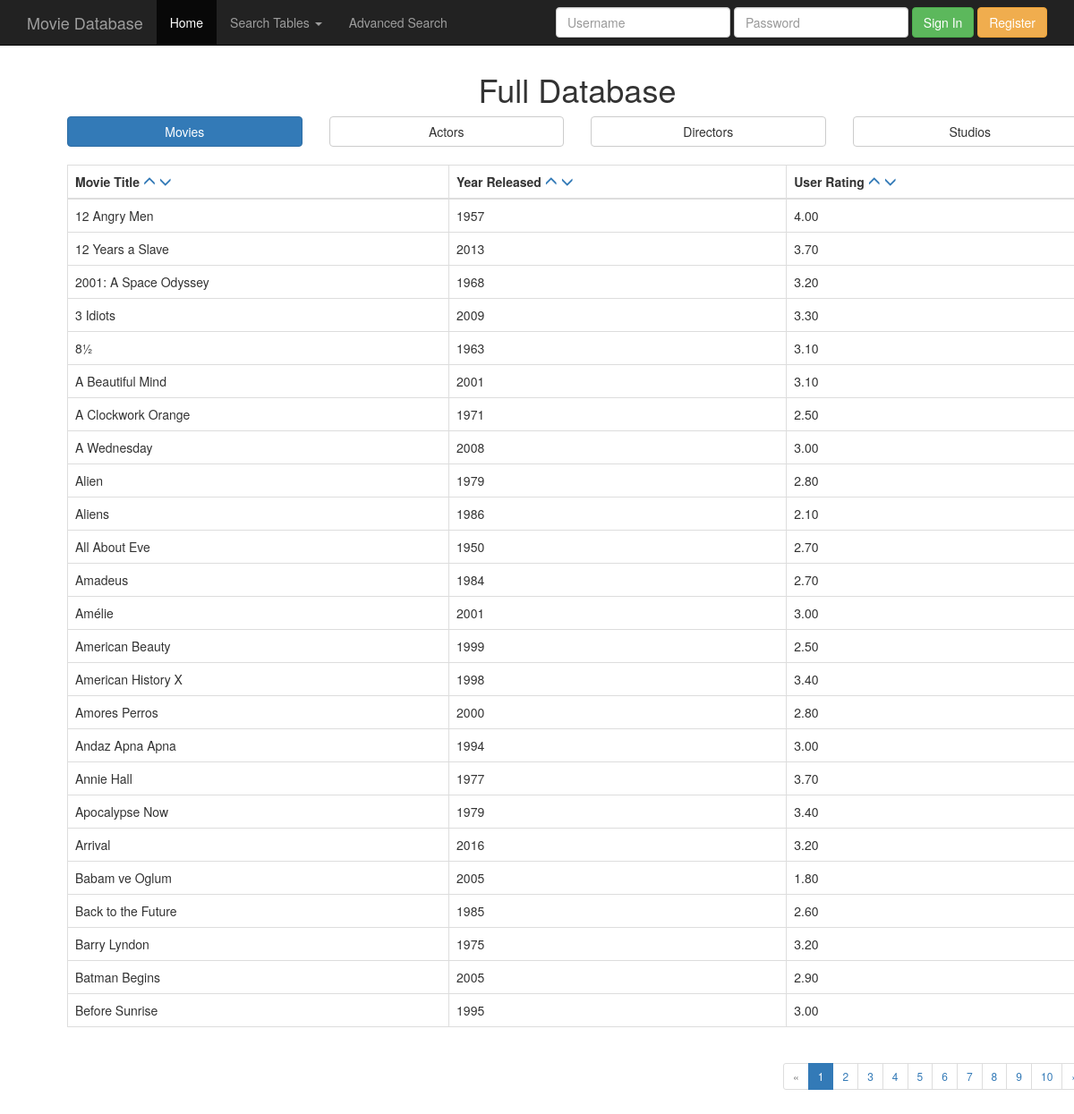
The page / on the database its author committed.
### tables this page shows
CREATE TABLE `movies` (
  `id` int(11) NOT NULL,
  `title` varchar(100) DEFAULT NULL,
  `year` int(4) DEFAULT NULL
);

### inc/functions.php (the view, shortened to what this page needs)
<?php
function item_count($item) {
	$db = mysqli_connect(DB_HOST, DB_USER, DB_PASS, DB_NAME);
	switch ($item) {
		case 1: $table = "movies"; break;
	}
	try {
		$result = mysqli_query($db, "SELECT COUNT(id) FROM $table");
		$row = mysqli_fetch_array($result);
	}
	catch (Exception $e) {
		echo "Data could not be retrieved from the database.";
		mysqli_close($db);
		exit();
	}
	return $row[0];
}
function get_items_sub($start, $end, $item, $sort, $col) {
	$db = mysqli_connect(DB_HOST, DB_USER, DB_PASS, DB_NAME);
	$offset = $start - 1;
	$rows = $end - $start + 1;
	$output = "";
	try {
		if ($item == 1) {
			$output .= '<div class="table-responsive">
				<table class="table table-bordered table-hover">
					<thead>
					<tr>
						<th>Movie Title <a href="index.php?db=' . $item . '&c=1"><span class="glyphicon glyphicon-menu-up"></span></a> <a href="index.php?db=' . $item . '&s=1&c=1"><span class="glyphicon glyphicon-menu-down"></span></a></th>
						<th>Year Released <a href="index.php?db=' . $item . '&c=2"><span class="glyphicon glyphicon-menu-up"></span></a> <a href="index.php?db=' . $item . '&s=1&c=2"><span class="glyphicon glyphicon-menu-down"></span></th>
						<th>User Rating <a href="index.php?db=' . $item . '&c=3"><span class="glyphicon glyphicon-menu-up"></span></a> <a href="index.php?db=' . $item . '&s=1&c=3"><span class="glyphicon glyphicon-menu-down"></span></th>
					</tr>
					</thead>
					<tbody>';
			$sql = "SELECT m.id, m.title, m.year, ROUND(AVG(r.rating), 2) as rating
										FROM movies m
										LEFT JOIN rated r on r.mid = m.id
										GROUP BY m.title ";
			switch ($col) {
				case 1: $sql .= "ORDER BY m.title "; break;
			}
			if ($sort == 0)
				$sql .= "LIMIT $offset, $rows";
			else
				$sql .= "DESC LIMIT $offset, $rows";
			$result = mysqli_query($db, $sql);
			while ($row = mysqli_fetch_array($result)) {
				$output .= '<tr class="link" role="button" data-href="movie.php?id=' . $row['id'] . '">';
				$output .= '<td>' . $row["title"] . '</td>';
				$output .= '<td>' . $row["year"] . '</td>';
				$output .= '<td>' . $row["rating"] . '</td>';
				$output .= '</tr>';
			}
			$output .= '</tbody></table>';
		}
	}
	catch (Exception $e) {
		echo "Data could not be retrieved from the database.";
		mysqli_close($db);
		exit();
	}
	return $output;
}
?>

### inc/head.php (shortened to what this page needs)
<!DOCTYPE html>
<html>
<head>
	<link rel="stylesheet" href="https://maxcdn.bootstrapcdn.com/bootstrap/3.3.7/css/bootstrap.min.css">
	<link rel="stylesheet" href="css/bs-over.css">

### inc/nav.php (shortened to what this page needs)
</head>
<body>
	<nav class="navbar navbar-inverse navbar-fixed-top">
		<div class="container">
			<div class="navbar-header">
				<a href="index.php" class="navbar-brand">Movie Database</a>
			</div>
			<div class="collapse navbar-collapse" id="main-navbar">
				<ul class="nav navbar-nav">
					<li <?php if (isset($currPage) && $currPage == 1) echo 'class="active"'; ?>><a href="index.php">Home</a></li>
					<li class="dropdown">
              			<a href="#" class="dropdown-toggle" data-toggle="dropdown" role="button" aria-haspopup="true" aria-expanded="false">Search Tables <span class="caret"></span></a>
              		<li <?php if (isset($currPage) && $currPage == 2) echo 'class="active"'; ?>><a href="advancedsearch.php">Advanced Search</a></li>
				</ul>
				<?php if (!isset($_SESSION['username'])) { ?>
				<form action="login.php" method="post" class="navbar-form navbar-right">
					<div class="form-group">
						<input type="text" name="username" placeholder="Username" class="form-control">
					</div>
					<div class="form-group">
						<input type="password" name="password" placeholder="Password" class="form-control">
					</div>
					<button type="submit" class="btn btn-success">Sign In</button>
					<a href="register.php" class="btn btn-warning" role="button">Register</a>
				</form>
				<?php } ?>
			</div>
		</div>
	</nav>

### index.php (shortened to what this page needs)
<?php
	$currPage = 1;
	include_once("inc/head.php");
?>
<?php
	include_once("inc/nav.php");
	include("inc/functions.php");
	if (empty($_GET['db']) || $_GET['db'] < 1 || $_GET['db'] > 4)
		$type = 1;
	else
		$type = $_GET['db'];
	if (empty($_GET["pg"]))
		$current_page = 1;
	else
		$current_page = $_GET["pg"];
	$count = item_count($type);
	$items_per_page = 25;
	$total_pages = ceil($count / $items_per_page);
	$start = ($current_page - 1) * $items_per_page + 1;
	$end = $current_page * $items_per_page;
	if (isset($_GET['s']) && $_GET['s'] == 1)
		$sort = $_GET['s'];
	else
		$sort = 0;
	if ($type == 1 && isset($_GET['c'])) {
		switch ($_GET['c']) {
			case 1: $col = 1; break;
			case 2: $col = 2; break;
			case 3: $col = 3; break;
			default: $col = 1;
		}
	}
	else if ($type == 2 && isset($_GET['c'])) {
		switch ($_GET['c']) {
			case 1: $col = 1; break;
			case 2: $col = 2; break;
			default: $col = 1;
		}
	}
	else
		$col = 1;
	$items = get_items_sub($start, $end, $type, $sort, $col);
?>
<div class="container">
	<div class="row">
		<div class="col-md-12">
			<h1 class="text-center">Full Database</h1>
		</div>
		<div class="col-md-3">
			<a href="index.php?db=1"><button type="button" class="btn <?php if ($type == 1) echo 'btn-primary'; else echo 'btn-default'; ?> btn-block">Movies</button></a>
		</div>
		<div class="col-md-3">
			<a href="index.php?db=2"><button type="button" class="btn <?php if ($type == 2) echo 'btn-primary'; else echo 'btn-default'; ?> btn-block">Actors</button></a>
		</div>
		<div class="col-md-3">
			<a href="index.php?db=3"><button type="button" class="btn <?php if ($type == 3) echo 'btn-primary'; else echo 'btn-default'; ?> btn-block">Directors</button></a>
		</div>
		<div class="col-md-3">
			<a href="index.php?db=4"><button type="button" class="btn <?php if ($type == 4) echo 'btn-primary'; else echo 'btn-default'; ?> btn-block">Studios</button></a>
		</div>
		<div class="col-md-12 pad">
			<div id="here"><?php echo $items; ?></div>
			<?php if ($total_pages > 1) { ?>
			<nav aria-label="Page navigation">
			  	<ul class="pagination pagination-sm">
			    	<li <?php if ($current_page == 1) echo 'class="disabled"'; ?>>
			      		<a href="index.php?db=<?php echo $type; ?>&pg=<?php echo $current_page - 1; if ($sort == 1) echo "&s=1"; if ($col != 1) echo "&c=$col"; ?>" aria-label="Previous">
			        	<span aria-hidden="true">&laquo;</span>
			      		</a>
			    	</li>
			    	<?php for ($i = 1; $i <= $total_pages; $i++) {
			    		echo "<li " . (($i == $current_page)?'class="active"':'') . "><a href='index.php?db=" . $type . "&pg=" . $i;
			    		if ($sort == 1) echo "&s=1";
			    		if ($col != 1) echo "&c=" . $col;
			    		echo "'>" . $i . "</a></li>";
			    	} ?>
			    	<li <?php if ($current_page == $total_pages) echo 'class="disabled"'; ?>>
			      		<a href="index.php?db=<?php echo $type; ?>&pg=<?php echo $current_page + 1; if ($sort == 1) echo "&s=1"; if ($col != 1) echo "&c=" . "$col"; ?>" aria-label="Next">
			        	<span aria-hidden="true">&raquo;</span>
			      		</a>
			    	</li>
			  	</ul>
			</nav>
			<?php } ?>
		</div>
	</div>
</div>
</body>
</html>

### css/bs-over.css (style rules this page uses)
body { padding: 60px; }
.pad { padding-top: 20px; }
.pagination { float: right; }

### rows shown on the page
movies: title "12 Angry Men", year "1957", rating "4.00"
movies: title "12 Years a Slave", year "2013", rating "3.70"
movies: title "2001: A Space Odyssey", year "1968", rating "3.20"
movies: title "3 Idiots", year "2009", rating "3.30"
movies: title "8½", year "1963", rating "3.10"
movies: title "A Beautiful Mind", year "2001", rating "3.10"
movies: title "A Clockwork Orange", year "1971", rating "2.50"
movies: title "A Wednesday", year "2008", rating "3.00"
movies: title "Alien", year "1979", rating "2.80"
movies: title "Aliens", year "1986", rating "2.10"
movies: title "All About Eve", year "1950", rating "2.70"
movies: title "Amadeus", year "1984", rating "2.70"
movies: title "Amélie", year "2001", rating "3.00"
movies: title "American Beauty", year "1999", rating "2.50"
movies: title "American History X", year "1998", rating "3.40"
movies: title "Amores Perros", year "2000", rating "2.80"
movies: title "Andaz Apna Apna", year "1994", rating "3.00"
movies: title "Annie Hall", year "1977", rating "3.70"
movies: title "Apocalypse Now", year "1979", rating "3.40"
movies: title "Arrival", year "2016", rating "3.20"
movies: title "Babam ve Oglum", year "2005", rating "1.80"
movies: title "Back to the Future", year "1985", rating "2.60"
movies: title "Barry Lyndon", year "1975", rating "3.20"
movies: title "Batman Begins", year "2005", rating "2.90"
movies: title "Before Sunrise", year "1995", rating "3.00"
